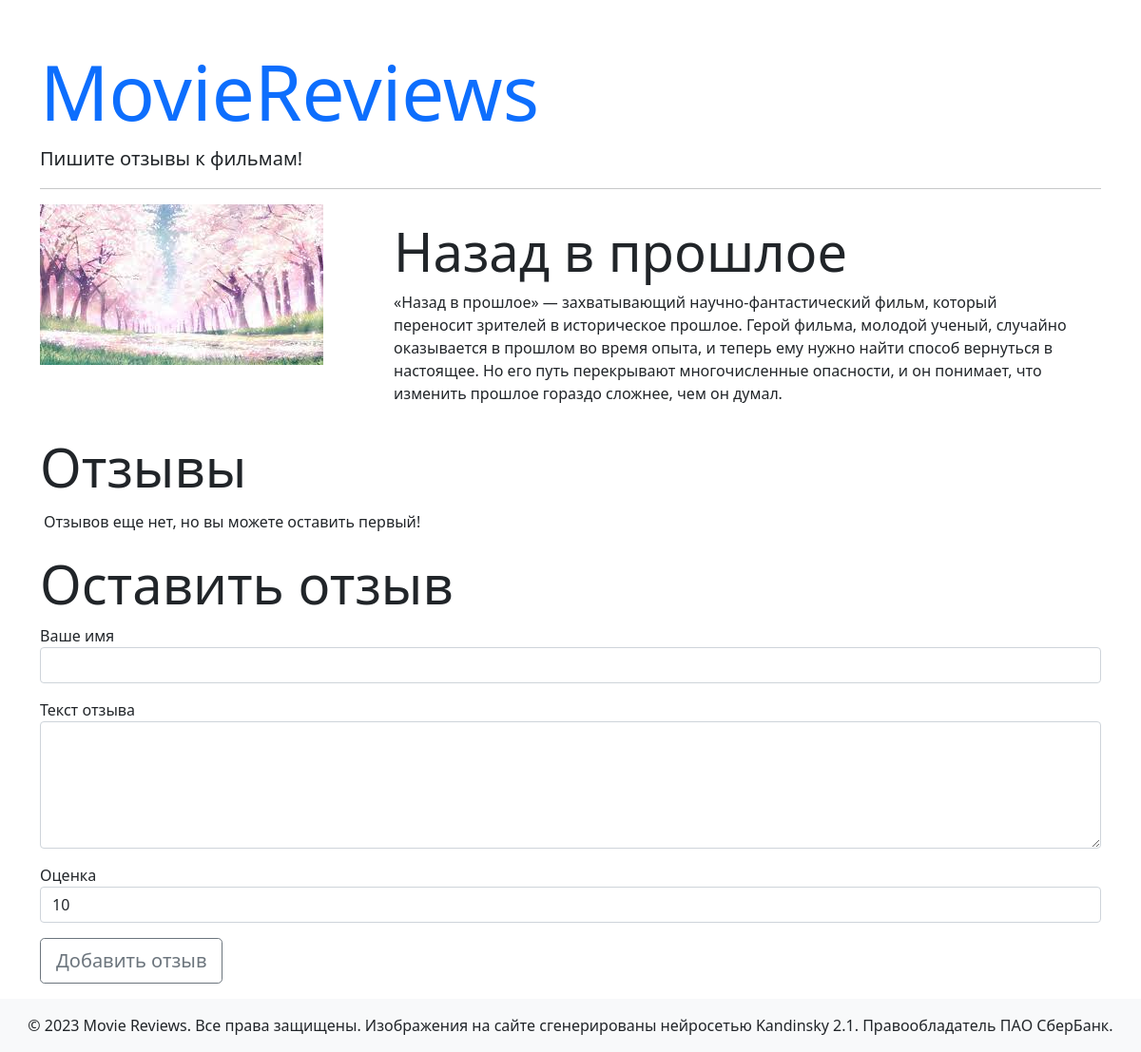
/movie/1, run on the app's committed database.
### models.py (models this page shows)
class Movie(db.Model):
    id = db.Column(db.Integer, primary_key=True)
    title = db.Column(db.String(255), nullable=False)
    description = db.Column(db.Text, nullable=False)
    image = db.Column(db.String(255), nullable=False)
    reviews = db.relationship('Review', back_populates='movie')

### views.py (the view, shortened to what this page needs)
@app.route('/movie/<int:id>', methods=['GET', 'POST'])
def movie(id):
    movie = Movie.query.get(id)
    if movie.reviews:
        avg_score = round(sum(review.score for review in movie.reviews) / len(movie.reviews), 2)
    else:
        avg_score = 0
    form = ReviewForm(score=10)
    return render_template('movie.html', movie=movie, avg_score=avg_score, form=form)

### forms.py
class ReviewForm(FlaskForm):
    name = StringField('Ваше имя', validators=[DataRequired(message="Поле не должно быть пустым")])
    text = TextAreaField('Текст отзыва', validators=[DataRequired(message="Поле не должно быть пустым")])
    score = SelectField('Оценка', choices=[(i, i) for i in range(1, 11)])
    submit = SubmitField('Добавить отзыв')

### templates/movie.html (shortened to what this page needs)
{% extends 'base.html' %}
{% block content %}
  <div class="row mb-3">
    <div class="col-md-4">
      {% if movie.image %}
        <img class="img-fluid" src="{{ url_for('static', filename='images/' + movie.image) }}">
      {% endif %}
    </div>
    <div class="col-md-8">
      <h1 class="mt-3 display-4">{{ movie.title }}</h1>
      <p>{{ movie.description }}</p>
    </div>
  </div>
  <h1 class="display-4">Отзывы</h1>
  <div class="m-1">
    {% for review in movie.reviews %}
      <div class="card mb-4">
        <div class="card-body">
          <p class="card-text">Автор: {{ review.name }} | Дата: {{ review.created_date.strftime('%d.%m.%Y') }}</p>
          <hr>
          <p class="card-text font-italic">{{ review.text }}</p>
          <p class="card-text font-italic">Оценка: {{ review.score }} из 10.</p>
        </div>
      </div>
    {% else %}
      <p>Отзывов еще нет, но вы можете оставить первый!</p>
    {% endfor %}
  </div>
  <h1 class="display-4">Оставить отзыв</h1>
  {% include 'add_review.html' %}
{% endblock content %}

### data on the page
Movie: image (picture), title "Назад в прошлое", description "«Назад в прошлое» — захватывающий научно-фантастический фильм, который переносит зрителей в историческое прошлое. Герой фильма, молодой ученый, случайно оказывается в прошлом во время опыта, и теперь ему нужно найти способ вернуться в настоящее. Но его путь перекрывают многочисленные опасности, и он понимает, что изменить прошлое гораздо сложнее, чем он думал."
